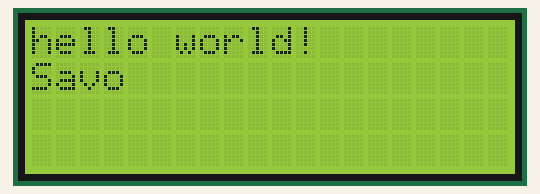
Recording of a sketch running on a simulated Arduino Uno, built with avr-gcc and run on an emulated ATmega328P. Parts: 20×4 character LCD.

Above: at 0.1 s.

The sketch:

display_test.ino
```cpp
#include <Wire.h>
#include <LiquidCrystal_I2C.h>

LiquidCrystal_I2C lcd(0x27, 2,1,0,4,5,6,7,3, POSITIVE);

int x;

void setup() {
  lcd.begin(20,4);    // Set up display. 20 character in 4 rows
  lcd.clear();        //Clear the display
  lcd.print("hello world!");
  lcd.setCursor(0,1); // Moves to start of second line
  lcd.print("Savo");

  delay(1000);
}

void loop() {
  // Runs an 'x' across the screen

  for (int i = 0; i<4; i++){
    for (int j = 0; j<20;j++) {
      lcd.clear();
      lcd.setCursor(j,i);
      lcd.print('x');
      delay(200);
    }
  }

}
```

Measured:
- by itself, everything shown: repeats every 16.4 s, in 80 steps
